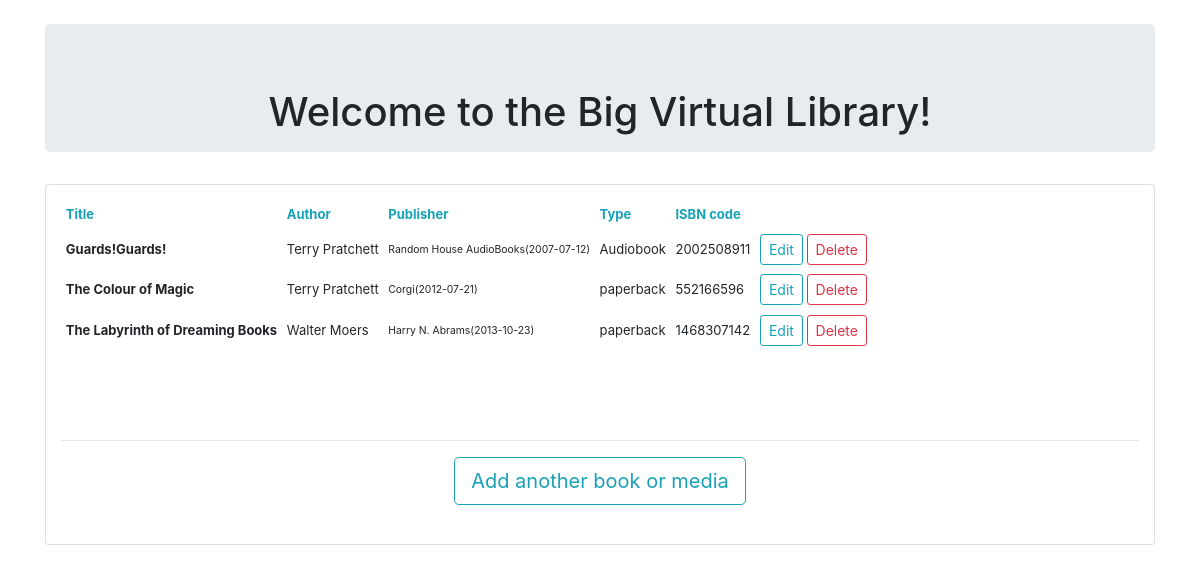
Before: /library/index.php with the older database file.
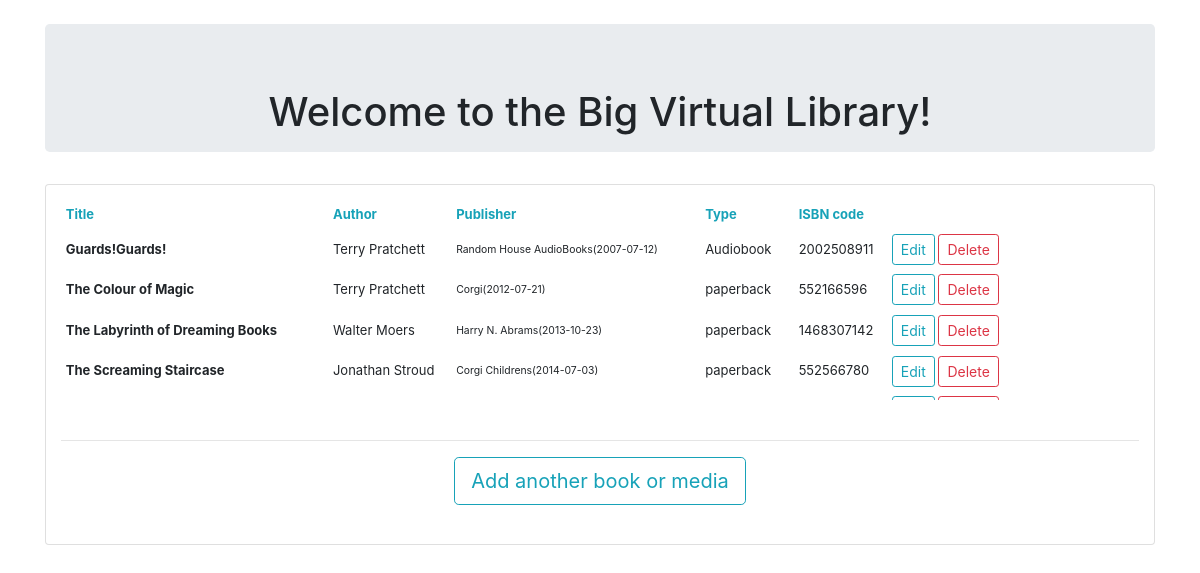
After: the same page with the newer database file.
### tables this page shows
CREATE TABLE `media` (
  `id` int(11) NOT NULL,
  `cover` varchar(255) DEFAULT NULL,
  `title` varchar(255) NOT NULL,
  `publisher` varchar(255) DEFAULT NULL,
  `publish_date` date DEFAULT NULL,
  `type` varchar(25) NOT NULL,
  `ISBN` bigint(20) NOT NULL,
  `description` text DEFAULT NULL,
  `author` varchar(255) NOT NULL,
  `available` int(1) NOT NULL DEFAULT 0,
  `reader` varchar(255) DEFAULT NULL
);

### library/index.php (the view, shortened to what this page needs)
<?php require_once 'actions/db_connect.php'; ?>
<!DOCTYPE html>
<html>
<head>
   <link rel="stylesheet" type="text/css" href="mystyle.css">
  <link rel="stylesheet" href="https://stackpath.bootstrapcdn.com/bootstrap/4.4.1/css/bootstrap.min.css">
</head>
<body>
  <div class="container">
    <br>
  <div class="jumbotron " >
    <h1 class="display-5"> Welcome to the Big Virtual Library! </h1>
  </div>
<div class ="card">
   <table class="table-responsive table-hover table-sm w-auto my-custom-scrollbar  ">
       <thead>
           <tr class="text-info">
              <th scope="col" class="th-sm">Title</th>
              <th scope="col" class="th-sm">Author</th>
              <th scope="col" class="th-sm">Publisher</th>
              <th scope="col" class="th-sm">Type </th>
              <th scope="col" class="th-sm"> ISBN code </th>
           </tr>
       </thead>
       <tbody>
      <?php
      $sql = "SELECT * FROM media  WHERE available = 0 ";
      $result = $connect-> query($sql);
            if($result-> num_rows > 0) {
                while($row = $result->fetch_assoc()) {
                   echo  "<tr>
                    <td style='font-weight:bold' data-toggle='popover' data-placement='top' data-content='Do you want to know more about this title?'> ".$row['title']." </td>
                    <td data-toggle='popover' data-placement='top' data-content='Do you want to know more about this author?'> ".$row['author']." </td>
                    <td class='small' data-toggle='popover' data-placement='top' data-content='Do you want to know more about this publisher?'> ".$row['publisher']."(".$row['publish_date'].") </td>
                    <td>" .$row['type']." </td>
                    <td>" .$row['ISBN']." </td>
                        <td>
                           <a href='update.php?id=" .$row['id']."'><button type='button' class='btn btn-outline-info btn-sm'>Edit</button></a>
                           <a href='delete.php?id=" .$row['id']."'><button type='button'class='btn btn-outline-danger btn-sm'>Delete</button></a>
                       </td>
                   </tr>" ;
               }
           } else  {
              echo  "<tr><td colspan='5'><center>No Data Avaliable</center></td></tr>";
           }
            ?>
       </tbody>
   </table>
    <br>
    <hr>
   <a href= "create.php"><button type="button" class='btn btn-outline-info btn-lg'> Add another book or media </button></a>
   <br>
</div>
</div>
</body>
</html>

### library/mystyle.css (style rules this page uses)
body { background-image: url("background.jpg"); height: 100%; background-position: center; background-repeat: no-repeat; background-size: cover; }
.container { width: 95%; }
.jumbotron { height: 120px; background-color: linen; padding: 15px; text-align: center; }
.card { width : 100%; padding: 15px; margin: auto; background-color: ivory; text-align: center }
table { width: 100%; text-align: justify; font-size: 13px; }
.my-custom-scrollbar { position: relative; height: 200px; overflow: auto; }

Changed rows visible on the page:
added media: title "The Screaming Staircase", author "Jonathan Stroud", publisher "Corgi Childrens", publish_date "2014-07-03", type "paperback", ISBN "552566780"
